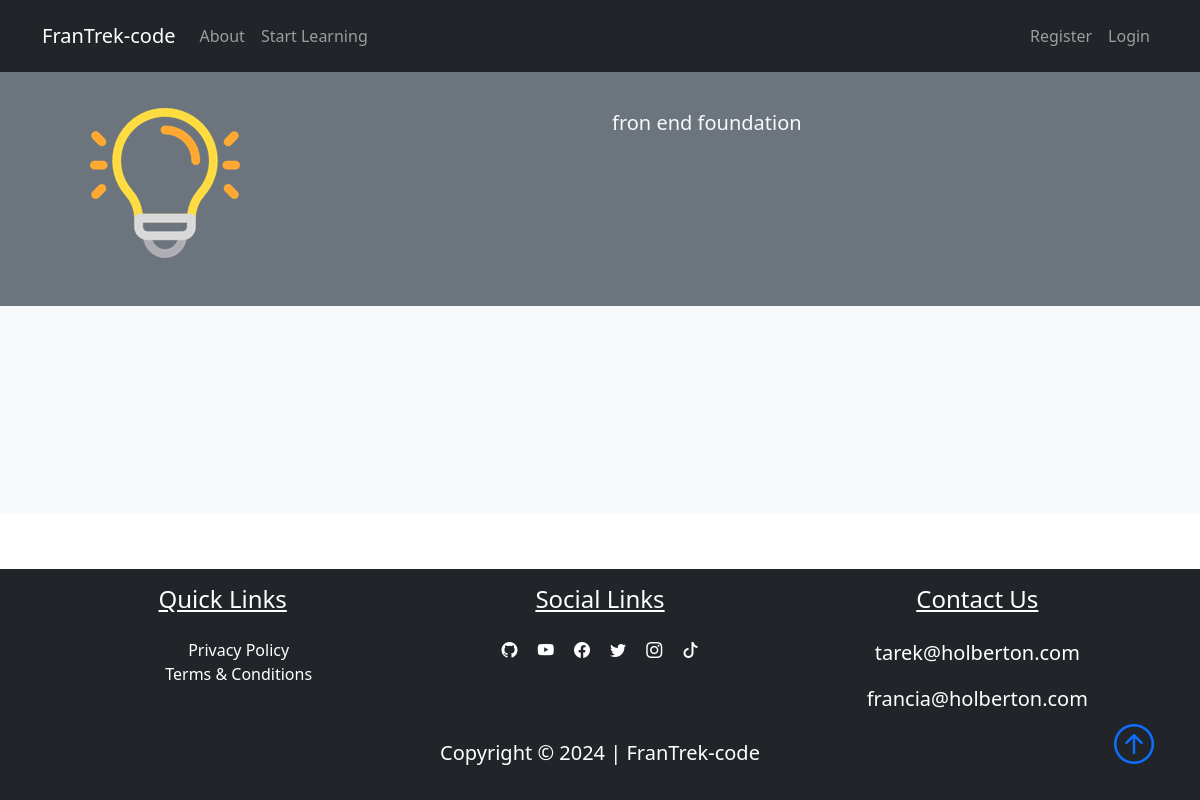
The app's page /fron end , older data.
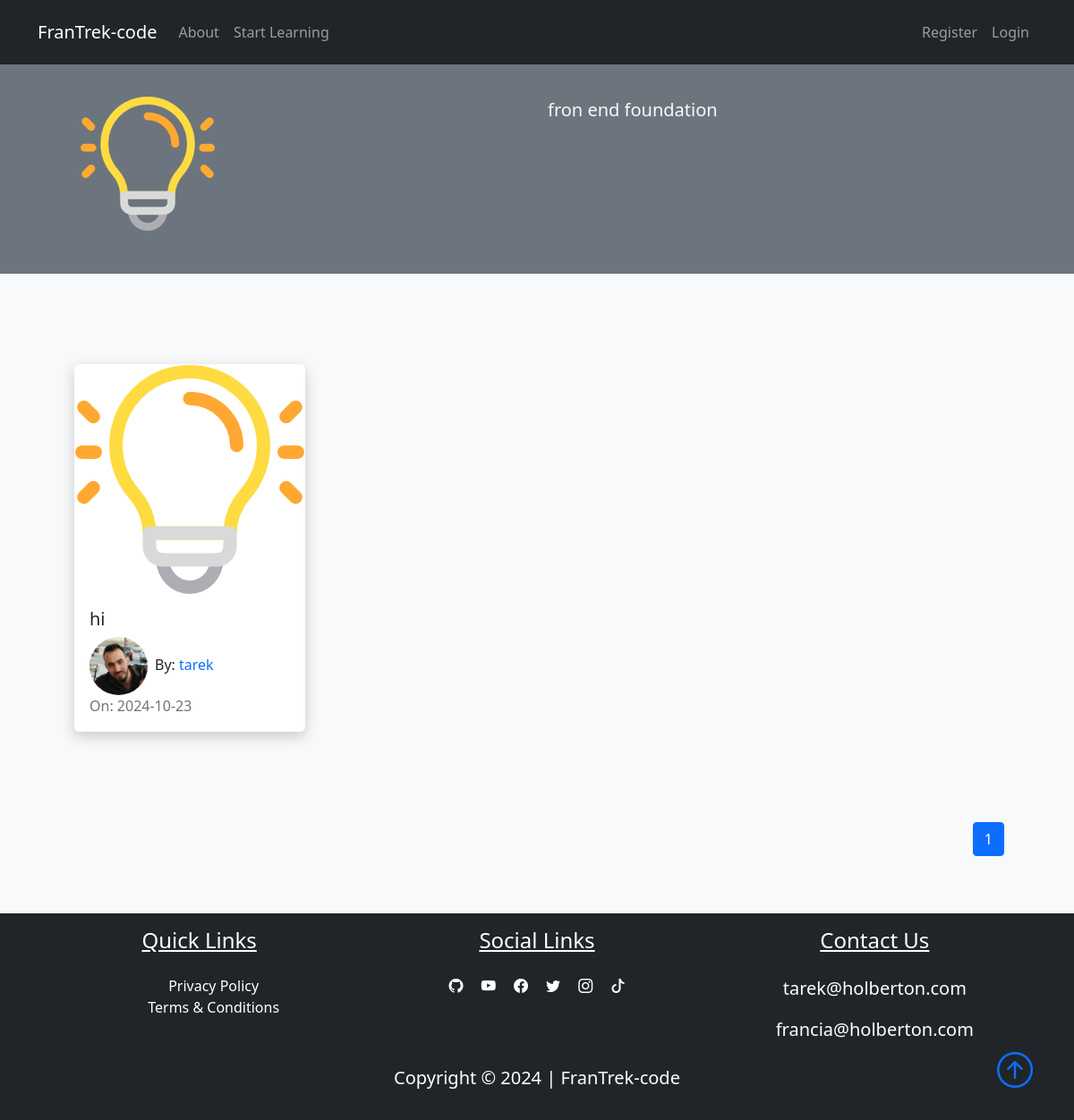
The same page, newer data.
### FranTrek/models.py (models this page shows, shortened)
class Course(db.Model):
    id = db.Column(db.Integer, primary_key=True)
    title = db.Column(db.String(50), unique=True, nullable=False)
    description = db.Column(db.String(150), nullable=False)
    icon = db.Column(db.String(20), nullable=False, default="default_icon.jpg")
    lessons = db.relationship("Lesson", backref="course_name", lazy=True)

class Lesson(db.Model):
    id = db.Column(db.Integer, primary_key=True)
    title = db.Column(db.String(100), nullable=False)
    date_posted = db.Column(db.DateTime, nullable=False, default=datetime.utcnow)
    content = db.Column(db.Text, nullable=False)
    thumbnail = db.Column(
        db.String(20), nullable=False, default="default_thumbnail.jpg"
    )
    slug = db.Column(db.String(32), nullable=False)
    user_id = db.Column(db.Integer, db.ForeignKey("user.id"), nullable=False)
    course_id = db.Column(db.Integer, db.ForeignKey("course.id"), nullable=False)

class User(db.Model, UserMixin):
    id = db.Column(db.Integer, primary_key=True)
    fname = db.Column(db.String(25), nullable=False)
    lname = db.Column(db.String(25), nullable=False)
    username = db.Column(db.String(25), unique=True, nullable=False)
    email = db.Column(db.String(125), unique=True, nullable=False)
    image_file = db.Column(db.String(20), nullable=False, default="default.png")
    bio = db.Column(db.Text, nullable=True)
    password = db.Column(db.String(60), nullable=False)
    lessons = db.relationship("Lesson", backref="author", lazy=True)

### FranTrek/routes.py (the view)
@app.route("/<string:course_title>")
def course(course_title):
    course = Course.query.filter_by(title=course_title).first()
    course_id = course.id if course else None
    course = Course.query.get_or_404(course_id)
    page = request.args.get("page", 1, type=int)
    lessons = Lesson.query.filter_by(course_id=course_id).paginate(
        page=page, per_page=6
    )
    return render_template(
        "course.html",
        title=course.title,
        course=course,
        lessons=lessons,
    )

### FranTrek/templates/course.html (shortened to what this page needs)
{% extends "layout.html"%}
{% block content %}
<div class="container-fluid bg-secondary">
    <div class="container">
        <div class="row p-5">
            <div class="col-6">
                <img src="{{url_for('static', filename='course_icons/'+course.icon)}}" alt="">
            </div>
            <div class="col-6">
                <span class="lead text-light">{{course.description}}</span>
            </div>
        </div>
    </div>
</div>
<section class="bg-light">
    <div class="container p-5">
        <div class="row">
            {% for lesson in lessons.items %}
            <div class="col-sm-12 col-md-6 col-lg-4 pb-5 d-flex align-items-stretch">
                <div class="card lesson">
                    <img src="{{url_for('static', filename='lesson_thumbnails/'+lesson.thumbnail)}}" class="card-img">
                    <div class="card-body d-flex flex-column">
                        <h5 class="card-title">
                            <a class="text-decoration-none text-dark"
                                href="{{url_for('lesson', lesson_slug=lesson.slug, course=lesson.course_name.title)}}">{{lesson.title}}</a>
                        </h5>
                        <span><img class="article-img rounded-circle"
                                src="{{url_for('static', filename='user_pics/'+lesson.author.image_file)}}" alt="">By:
                            <a href="{{url_for('author', username=lesson.author.username)}}"
                                class="link">{{lesson.author.username}}</a></span>
                        <span class="text-muted">On: {{lesson.date_posted.strftime('%Y-%m-%d')}}</span>
                    </div>
                </div>
            </div>
            {% endfor %}
            <nav class="mt-5" aria-label="...">
                <ul class="pagination" style="display: flex; justify-content: flex-end">
                    {% for page_num in lessons.iter_pages(left_edge=1, right_edge=1, left_current=1, right_current=2) %}
                    {% if page_num %}
                    {% if lessons.page == page_num %}
                    <li class="page-item active">
                        <a href="{{url_for('course', course_title=course.title, page=page_num)}}"
                            class="page-link">{{page_num}}</a>
                    </li>
                    {%else%}
                    <li class="page-item">
                        <a href="{{url_for('course', course_title=course.title, page=page_num)}}"
                            class="page-link">{{page_num}}</a>
                    </li>
                    {%endif%}
                    {% else %}
                    <span class="mx-2">...</span>
                    {% endif %}
                    {% endfor %}
                </ul>
            </nav>
        </div>
    </div>
</section>
{% endblock content%}

### FranTrek/templates/layout.html (shortened to what this page needs)
<!DOCTYPE html>
<html lang="en">
<head>
    <link href="https://cdn.jsdelivr.net/npm/bootstrap@5.1.3/dist/css/bootstrap.min.css" rel="stylesheet"
>
    <link rel="stylesheet" href="https://cdn.jsdelivr.net/npm/bootstrap-icons@1.8.1/font/bootstrap-icons.css">
    <link rel="stylesheet" type="text/css" href="{{url_for('static', filename='main.css')}}">
</head>
<body class="d-flex flex-column min-vh-100">
    <nav class="navbar navbar-expand-lg bg-dark navbar-dark py-3 fixed-top">
        <div class="container">
            <a href="{{url_for('home')}}" class="navbar-brand">FranTrek-code</a>
            <div class="collapse navbar-collapse" id="navmenu">
                <ul class="navbar-nav">
                    <li class="nav-item">
                        <a href="{{url_for('about')}}" class="nav-link">About</a>
                    </li>
                    <li class="nav-item">
                        {% if request.path=='/home'%}
                        <a href="#learn" class="nav-link">Start Learning</a>
                        {% else %}
                        <a href="{{url_for('courses')}}" class="nav-link">Start Learning</a>
                        {% endif %}
                    </li>
                </ul>
                <ul class="navbar-nav ms-auto">
                    {% if current_user.is_authenticated %}
                    <div class="dropdown show">
                        <button class="btn btn-dark bg-dark dropdown-toggle" type="button" id="dropdownMenuButton1"
                            data-bs-toggle="dropdown" aria-expanded="false">
                            My Account
                        </button>
                        <ul class="dropdown-menu" aria-labelledby="dropdownMenuButton1">
                            <li class="nav-item">
                                <a href="{{ url_for('dashboard') }}" class="dropdown-item">Dashboard</a>
                            </li>
                            <li class="nav-item">
                                <a href="{{ url_for('logout') }}" class="dropdown-item">Logout</a>
                            </li>
                        </ul>
                    </div>
                    {% else %}
                    <li class="nav-item">
                        <a href="{{ url_for('register') }}" class="nav-link">Register</a>
                    </li>
                    <li class="nav-item">
                        <a href="{{ url_for('login') }}" class="nav-link">Login</a>
                    </li>
                    {% endif%}
                </ul>
            </div>
        </div>
    </nav>
    {% block content%} {% endblock %}
    <footer class="bg-dark mt-auto">
        <div class="container p-3">
            <div class="row text-center text-white">
                <div class="col-md-12 col-lg-4 pb-2">
                    <h4 class="text-center text-decoration-underline">Quick Links</h4>
                    <ul class=" nobull pt-3">
                        <li><a href="#" class="link text-white">Privacy Policy</a></li>
                        <li><a href="#" class="link text-white">Terms & Conditions</a></li>
                    </ul>
                </div>
                <div class="col-md-12 col-lg-4">
                    <h4 class="text-center text-decoration-underline pb-3">Social Links</h4>
                    <a href="#" class="text-white p-2"><i class="bi-github"></i></a>
                    <a href="#" class="text-white p-2"><i class="bi-youtube"></i></a>
                    <a href="#" class="text-white p-2"><i class="bi-facebook"></i></a>
                    <a href="#" class="text-white p-2"><i class="bi-twitter"></i></a>
                    <a href="#" class="text-white p-2"><i class="bi-instagram"></i></a>
                    <a href="#" class="text-white p-2"><i class="bi-tiktok"></i></a>
                </div>
                <div class="col-md-12 col-lg-4 pb-2">
                    <h4 class="text-center text-decoration-underline pb-3">Contact Us</h4>
                    <p class="lead">tarek@holberton.com</p>
                    <p class="lead">francia@holberton.com</p>
                </div>
            </div>
            <div class="col text-white text-center position-relative">
                <p class="lead font-weight-bold">Copyright &copy; 2024 | FranTrek-code</p>
                <a href="#" class="position-absolute bottom-0 end-0">
                    <i class="bi bi-arrow-up-circle h1"></i>
                </a>
            </div>
        </div>
    </footer>
</body>
</html>

### FranTrek/static/main.css (style rules this page uses)
body::before { display: block; content: ''; height: 60px; }
.card { transition: 0.7s ease; box-shadow: 0 5px 15px rgba(1 1 1/ 15); border-radius: 5px; margin: 5px; }
.lesson { box-shadow: 0 5px 15px rgba(200 200 200/ 15); border-radius: 5px; border: 1px solid #fff; }
.article-img { height: 65px; width: 65px; margin-right: 8px; }
.link { text-decoration: none; }
.nobull { list-style-type: none; }

Row changes from the older to the newer data that the page shows:
added Lesson: thumbnail (picture), title "hi", image_file (picture), author.username "tarek", date_posted "2024-10-23"
Text that changed along with them:
new list line: "1"
